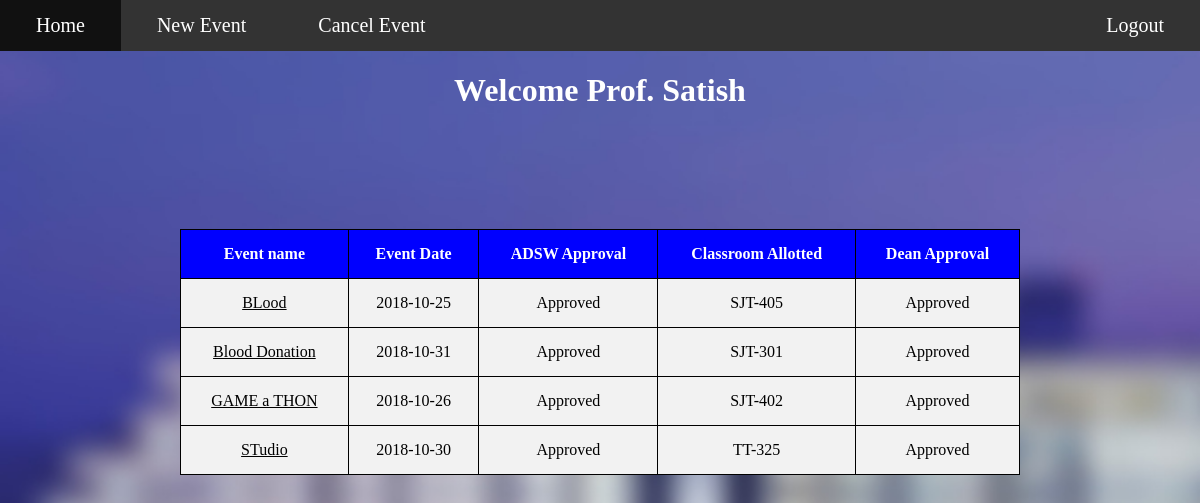
Page /front.php (signed in) on the committed database.
### tables this page shows
CREATE TABLE `evnt` (
  `evname` varchar(30) NOT NULL,
  `stdt` varchar(15) NOT NULL,
  `stti` varchar(10) NOT NULL,
  `endti` varchar(10) NOT NULL,
  `evdesc` varchar(300) NOT NULL,
  `exppar` varchar(3) NOT NULL,
  `ven` varchar(5) NOT NULL,
  `adsw` varchar(15) DEFAULT NULL,
  `classrm` varchar(10) DEFAULT NULL,
  `Dean` varchar(15) DEFAULT NULL,
  `EMPID` varchar(6) NOT NULL
);

### front.php (the view, shortened to what this page needs)
<?php
    $con = mysqli_connect("localhost", "root", "", "EVENT") or die(mysqli_error());
?>
<!DOCTYPE html>
<html>
<head>
	<link href="front.css" rel="stylesheet" type="text/css">
</head>
<body style="margin: 0px;">
  <ul>
    <li id="home"><a href="front.html">Home</a></li>
    <li ><a href="add_event.html">New Event</a></li>
    <li ><a href="">Cancel Event</a></li>
    <li style="float:right"><a href="logout.php">Logout</a></li>
  </ul>
  <?php
echo "<h1 style=\"color: white; text-align: center\">Welcome ". $_SESSION['name']. "</h1>";
?>
<table style="width:70%; " align="center">
 		<tr>
    		<th>Event name</th>
    		<th>Event Date</th>
    		<th>ADSW Approval</th>
    		<th>Classroom Allotted</th>
    		<th>Dean Approval</th>
  		</tr>
  		<?php
        $sql= "select * from evnt where EMPID='".$_SESSION['empid']."';";
        $res = mysqli_query($con,$sql);
        $count = mysqli_num_rows($res);
        for ($i=0; $i < $count; $i++) {
        $row = mysqli_fetch_assoc($res);
		  ?>
  		<tr>
  		<?php
    		echo "<td><a href=\"evdet.php/?evname=".$row['evname']."\">";
      		echo $row['evname'];
      	?>
    		</td>
    		<td>
        <?php
          echo $row['stdt'];
        ?>
        </td>
    		<td>
        <?php
          echo $row['adsw'];
        ?>
        </td>
    		<td>
        <?php
          if($row['classrm']=="NULL")
          	echo "-";
          else
          	echo $row['classrm'];
        ?>
        </td>
    		<td>
        <?php
          echo $row['Dean'];
        ?>
        </td>
  		</tr>
      <?php
  		}
  		?>
</table>
</body>
</html>

### front.css (style rules this page uses)
body { background: url(vitblur.jpg) no-repeat; background-size:cover; background-attachment: fixed; margin: 0px; }
ul { list-style-type: none; margin: 0; padding: 0; overflow: hidden; background-color: #333; }
li { float: left; }
li a { display:block; color:white; text-align: center; padding: 14px 36px; text-decoration: none; font-size: 20px; }

### front.php (style rules this page uses)
table,th,td { margin-top: 10%; border: 1px solid black; border-collapse: collapse; padding: 15px; }
td { background-color: #f2f2f2; text-align: center; }
td a { display:block; width:100%; height: 100%; color: black; }
th { background-color: blue; color: white; }

### rows in the picture
evnt: evname "BLood", stdt "2018-10-25", adsw "Approved", classrm "SJT-405", Dean "Approved"
evnt: evname "Blood Donation", stdt "2018-10-31", adsw "Approved", classrm "SJT-301", Dean "Approved"
evnt: evname "GAME a THON", stdt "2018-10-26", adsw "Approved", classrm "SJT-402", Dean "Approved"
evnt: evname "STudio", stdt "2018-10-30", adsw "Approved", classrm "TT-325", Dean "Approved"

### other values in the picture
$_SESSION['name'] "Prof. Satish"
